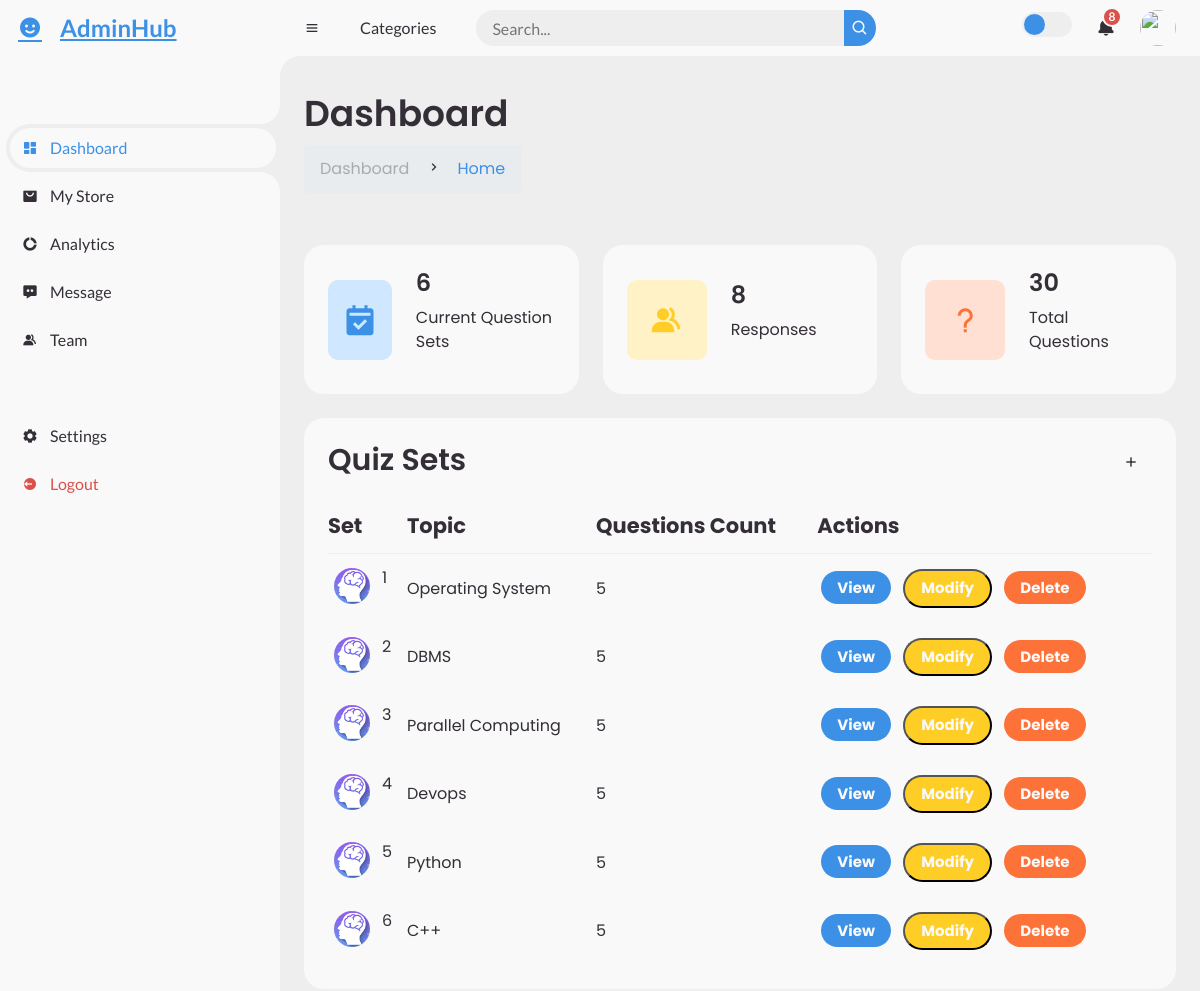
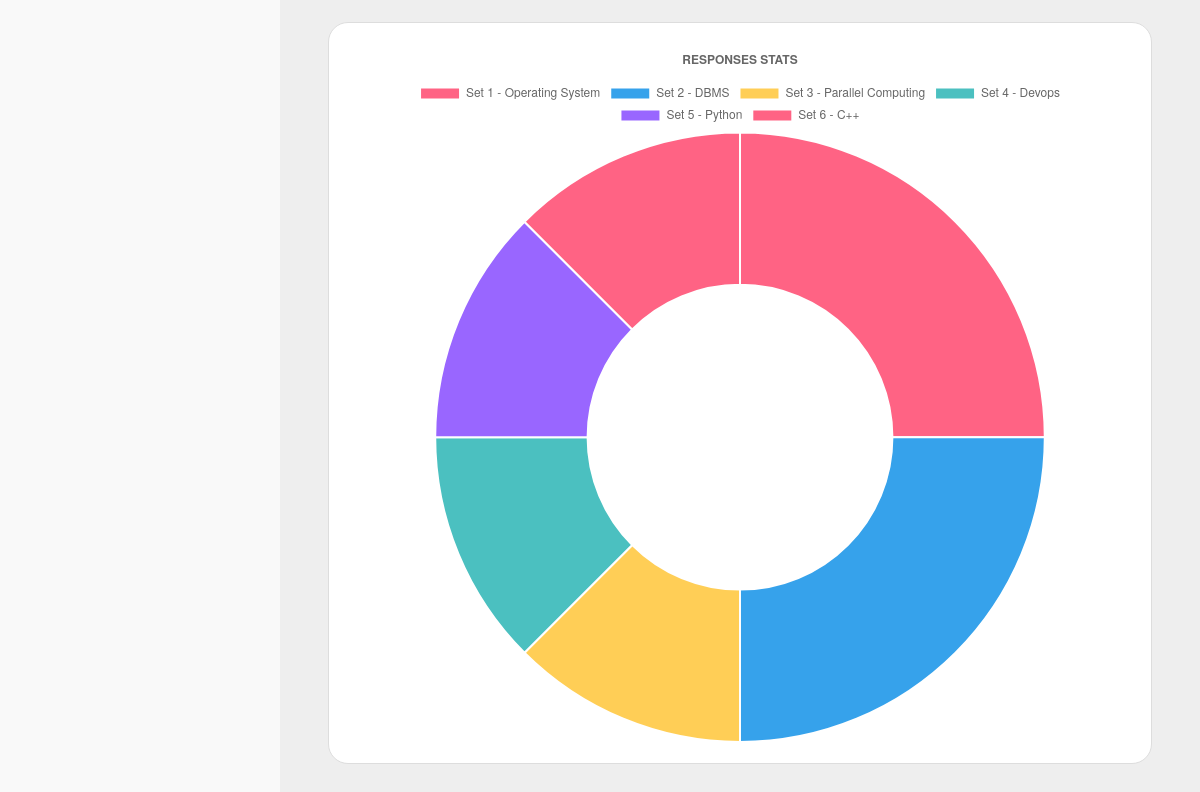
Before: / with the older database file (2 pictures, top to bottom).
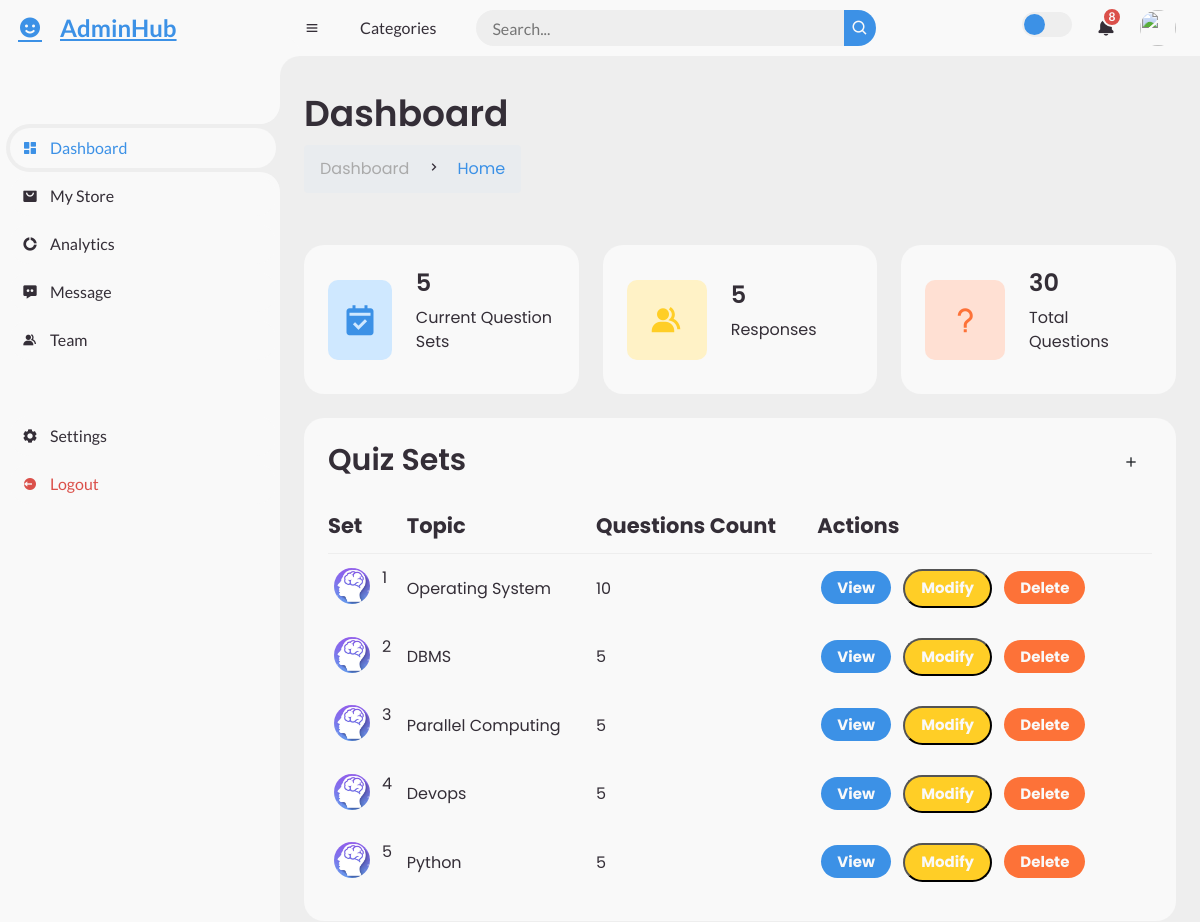
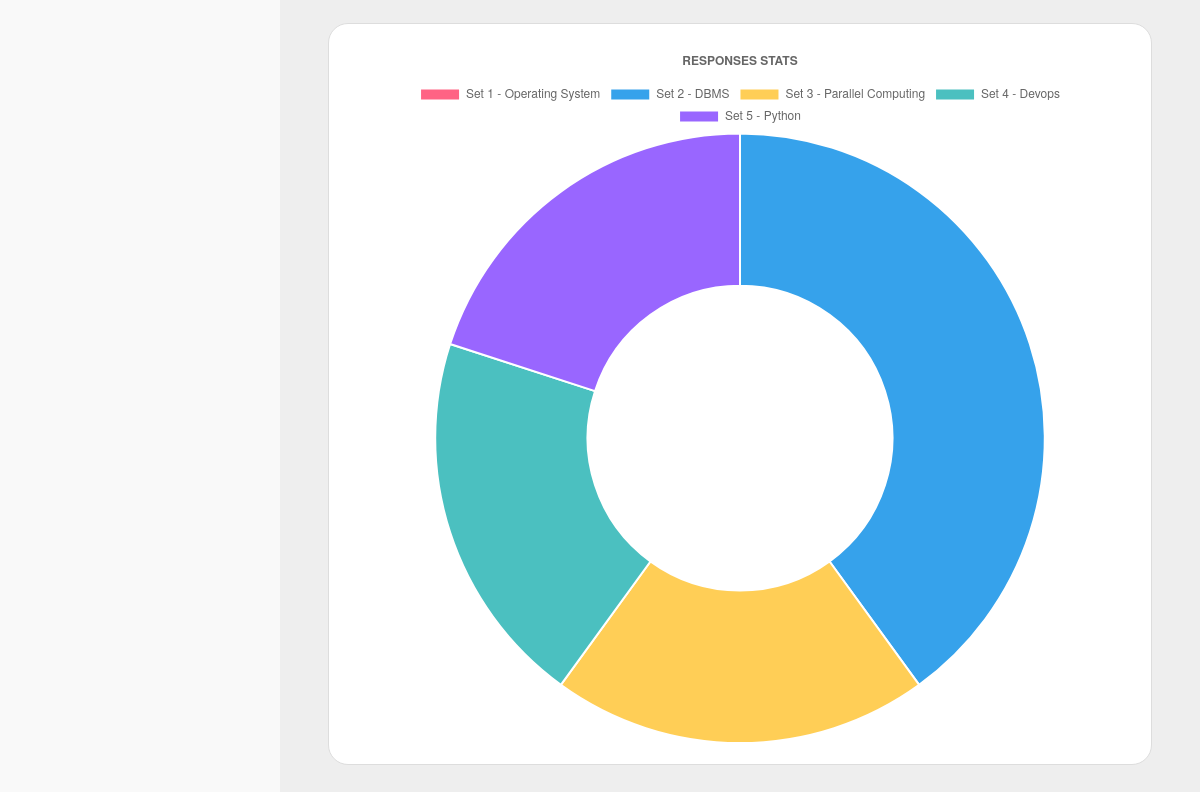
After: the same page with the newer database file (2 pictures, top to bottom).
### Discord_admin/models.py (models this page shows, shortened)
class quizsets(models.Model):
    set_number = models.IntegerField(primary_key=True, default=0)
    topic = models.CharField(max_length=50)
    answer_key = models.CharField(max_length=100, null=True)
    question_count = models.IntegerField(default=0)

### Discord_admin/views.py (the view)
# urls.py: path("", views.dashboard, name= 'dashboard'),
def dashboard(request):
    q = quizsets.objects.all()
    c = q.count()
    c1 = resposnes.objects.all().count()
    c2 = questions.objects.all().count()
    chart_context = chart_view()
    context = {"q":q, 'c':c, 'c1':c1,'c2':c2 }
    context.update(chart_context)
    return render(request, 'dashboard.html', context)

### Discord_admin/views.py (called while the page is built)
def chart_view():
    response_counts = (
        quizsets.objects.annotate(response_count=Count('responses'))
        .values('set_number', 'topic', 'response_count')
    )
    labels = []
    data = []
    for item in response_counts:
        labels.append(f"Set {item['set_number']} - {item['topic']}")
        data.append(item['response_count'])
    context = {
        'labels': labels,
        'data': data,
    }
    return context

### Discord_admin/templates/dashboard.html (shortened to what this page needs)
{% load static %}
<!DOCTYPE html>
<html lang="en">
<head>
	<link href='https://unpkg.com/boxicons@2.0.9/css/boxicons.min.css' rel='stylesheet'>
	<link href="https://stackpath.bootstrapcdn.com/bootstrap/4.5.2/css/bootstrap.min.css" rel="stylesheet">
</head>
</head>
<body>
	<section id="sidebar">
		<a href="#" class="brand">
			<i class='bx bxs-smile'></i>
			<span class="text">AdminHub</span>
		</a>
		<ul class="side-menu top">
			<li class="active">
				<a href="#">
					<i class='bx bxs-dashboard' ></i>
					<span class="text">Dashboard</span>
				</a>
			</li>
			<li>
				<a href="#">
					<i class='bx bxs-shopping-bag-alt' ></i>
					<span class="text">My Store</span>
				</a>
			</li>
			<li>
				<a href="#">
					<i class='bx bxs-doughnut-chart' ></i>
					<span class="text">Analytics</span>
				</a>
			</li>
			<li>
				<a href="#">
					<i class='bx bxs-message-dots' ></i>
					<span class="text">Message</span>
				</a>
			</li>
			<li>
				<a href="#">
					<i class='bx bxs-group' ></i>
					<span class="text">Team</span>
				</a>
			</li>
		</ul>
		<ul class="side-menu">
			<li>
				<a href="#">
					<i class='bx bxs-cog' ></i>
					<span class="text">Settings</span>
				</a>
			</li>
			<li>
				<a href="#" class="logout">
					<i class='bx bxs-log-out-circle' ></i>
					<span class="text">Logout</span>
				</a>
			</li>
		</ul>
	</section>
	<section id="content">
		<nav>
			<i class='bx bx-menu' ></i>
			<a href="#" class="nav-link">Categories</a>
			<form action="#">
				<div class="form-input">
					<input type="search" placeholder="Search...">
					<button type="submit" class="search-btn"><i class='bx bx-search' ></i></button>
				</div>
			</form>
			<label for="switch-mode" class="switch-mode"></label>
			<a href="#" class="notification">
				<i class='bx bxs-bell' ></i>
				<span class="num">8</span>
			</a>
			<a href="#" class="profile">
				<img src="img/people.png">
			</a>
		</nav>
		<main>
			<div class="head-title">
				<div class="left">
					<h1>Dashboard</h1>
					<ul class="breadcrumb">
						<li>
							<a href="#">Dashboard</a>
						</li>
						<li><i class='bx bx-chevron-right'></i></li>
						<li>
							<a class="active" href="#">Home</a>
						</li>
					</ul>
				</div>
			</div>
			<ul class="box-info">
				<li>
					<i class='bx bxs-calendar-check'></i>
					<span class="text">
						<h3>{{c}}</h3>
						<p>Current Question Sets</p>
					</span>
				</li>
				<li>
					<i class='bx bxs-group'></i>
					<span class="text">
						<h3>{{c1}}</h3>
						<p>Responses</p>
					</span>
				</li>
				<li>
					<i class='bx bx-question-mark'></i>
					<span class="text">
						<h3>{{c2}}</h3>
						<p>Total Questions</p>
					</span>
				</li>
			</ul>
			<div class="table-data">
				<div class="order">
					<div class="head">
						<h3>Quiz Sets</h3>
						<button class="btn" data-toggle="modal" data-target="#quizSetModal">
							<i class='bx bx-plus'></i>
						</button>
					</div>
					<table>
						<thead>
							<tr>
								<th>Set</th>
								<th>Topic</th>
								<th>Questions Count</th>
								<th>Actions</th>
							</tr>
						</thead>
						<tbody>
							{% for x in q %}
							<tr>
								<td>
									<img src="{% static '/images/1.png' %}" alt="">
									<p>{{ x.set_number }}</p>
								</td>
								<td>{{ x.topic }}</td>
								<td>{{ x.question_count }}</td>
								<td>
									<a href="{% url 'view' x.set_number %}" class="status completed">View</a>
									<button class="status process" data-toggle="modal" data-target="#q" >Modify</button>
									<a href="{% url 'delete_set' x.set_number %}" class="status pending" onclick="return confirm('Are you sure you want to delete this item?');">Delete</a>
								</td>
							</tr>
							{% endfor %}
						</tbody>
					</table>
				</div>
			</div>
			<div class="chart-container">
				<canvas id="myChart" width="100" height="700"></canvas>
			</div>
		</main>
	<script>
		const ctx = document.getElementById('myChart');
		const data = {
			labels: {{ labels|safe }},
			datasets: [
				{
					label: 'Number of Responses',
					data: {{ data|safe }},
					backgroundColor: ['#FF6384', '#36A2EB', '#FFCE56', '#4BC0C0', '#9966FF'],  // Optional: colors for each segment
				},
			]
		};
		const config = {
			type: 'doughnut',
			data: data,
			options: {
			  responsive: true,
			  maintainAspectRatio: false,
			  plugins: {
				legend: {
				  position: 'top',
				},
				title: {
				  display: true,
				  text: 'RESPONSES STATS'
				},
			  },
			},
		  };
		new Chart(ctx, config);
	</script>
</body>
</html>

Changed rows visible on the page:
removed quizsets: set_number "6", topic "C++", question_count "5"
changed quizsets "Operating System": question_count "5" → "10"
Other visible differences:
{{ c }}: "6" → "5"
{{ c1 }}: "8" → "5"
chart data {{ data|safe }}: [2, 2, 1, 1, 1, 1] → [0, 2, 1, 1, 1]
